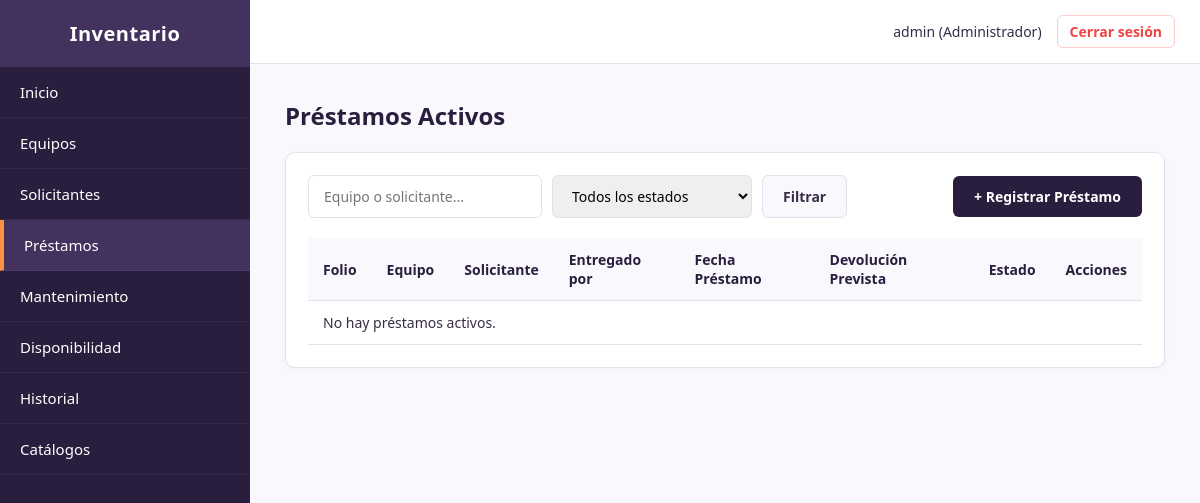
Before: /pages/prestamos/prestamos.php (signed in) with the older database file.
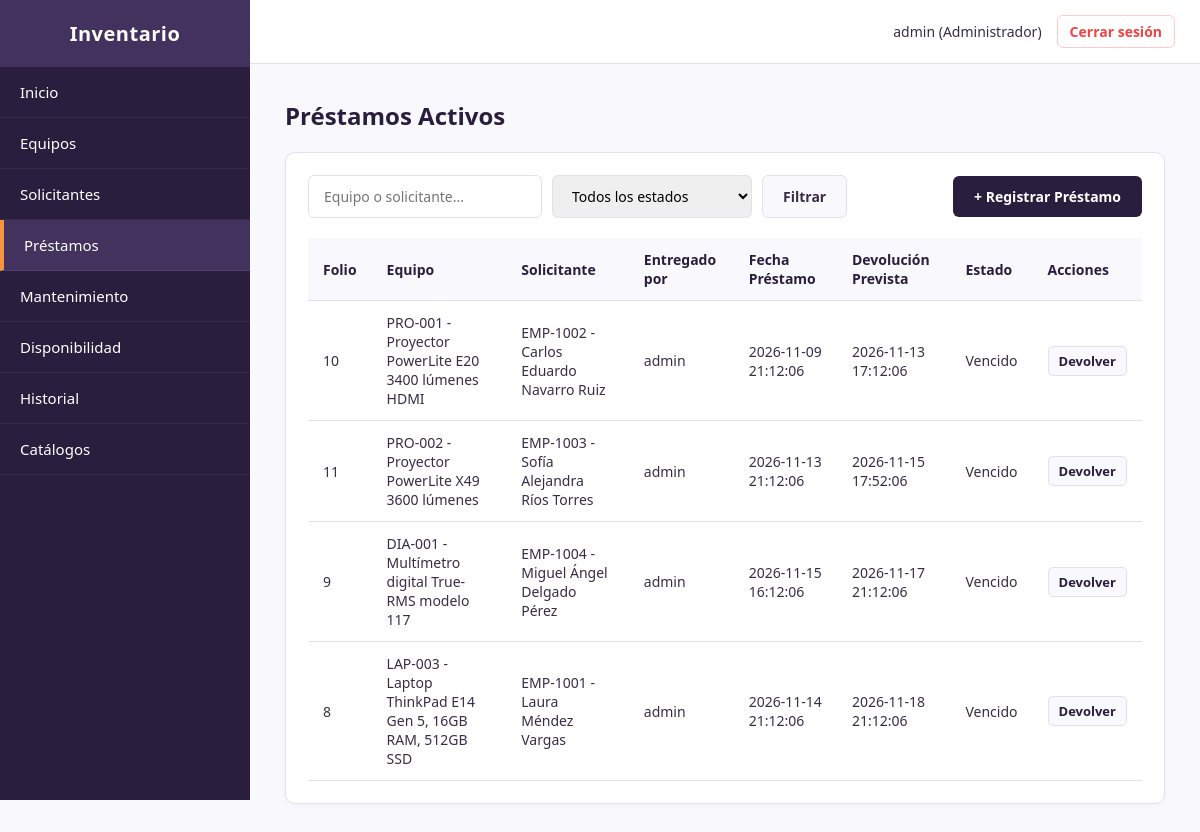
After: the same page with the newer database file.
### tables this page shows
CREATE TABLE IF NOT EXISTS prestamos (
    id_prestamo INT AUTO_INCREMENT PRIMARY KEY,
    id_inventario VARCHAR(50) NOT NULL,
    id_solicitante INT NOT NULL,
    id_usuario_entrega INT NOT NULL,
    id_usuario_recepcion INT DEFAULT NULL,
    fecha_prestamo DATETIME NOT NULL DEFAULT CURRENT_TIMESTAMP,
    fecha_prevista_devolucion DATETIME NOT NULL,
    fecha_recepcion DATETIME DEFAULT NULL,
    condicion_regreso TEXT DEFAULT NULL,
    CONSTRAINT chk_fecha_prevista CHECK (fecha_prevista_devolucion >= fecha_prestamo),
    CONSTRAINT chk_fecha_recepcion CHECK (fecha_recepcion IS NULL OR fecha_recepcion >= fecha_prestamo),
    FOREIGN KEY (id_inventario) REFERENCES equipos(id_inventario) ON DELETE RESTRICT ON UPDATE CASCADE,
    FOREIGN KEY (id_solicitante) REFERENCES solicitantes(id_solicitante) ON DELETE RESTRICT ON UPDATE CASCADE,
    FOREIGN KEY (id_usuario_entrega) REFERENCES usuarios_app(id_usuario) ON DELETE RESTRICT ON UPDATE CASCADE,
    FOREIGN KEY (id_usuario_recepcion) REFERENCES usuarios_app(id_usuario) ON DELETE RESTRICT ON UPDATE CASCADE
);

CREATE TABLE IF NOT EXISTS equipos (
    id_inventario VARCHAR(50) PRIMARY KEY,
    descripcion VARCHAR(200) NOT NULL,
    id_categoria INT NOT NULL,
    id_marca INT NOT NULL,
    condicion_actual ENUM('Disponible', 'Prestado', 'Mantenimiento', 'Baja') DEFAULT 'Disponible',
    FOREIGN KEY (id_categoria) REFERENCES categorias(id_categoria) ON DELETE RESTRICT ON UPDATE CASCADE,
    FOREIGN KEY (id_marca) REFERENCES marcas(id_marca) ON DELETE RESTRICT ON UPDATE CASCADE
);

CREATE TABLE IF NOT EXISTS solicitantes (
    id_solicitante INT AUTO_INCREMENT PRIMARY KEY,
    numero_institucional VARCHAR(50) UNIQUE NOT NULL,
    nombre VARCHAR(150) NOT NULL,
    id_departamento INT NOT NULL,
    FOREIGN KEY (id_departamento) REFERENCES departamentos(id_departamento) ON DELETE RESTRICT ON UPDATE CASCADE
);

CREATE TABLE IF NOT EXISTS usuarios_app (
    id_usuario INT AUTO_INCREMENT PRIMARY KEY,
    username VARCHAR(50) UNIQUE NOT NULL,
    password_hash VARCHAR(255) NOT NULL,
    rol ENUM('Administrador', 'Consulta') NOT NULL
);

### includes/auth.php (called while the page is built, shortened)
<?php
function esAdmin() {
    return ($_SESSION['rol'] ?? '') === 'Administrador';
}

### pages/prestamos/prestamos.php (the view, shortened to what this page needs)
<?php
$base = '../../';
require_once $base . 'includes/auth.php';
require_once $base . 'includes/conexion.php';
$buscar = trim($_GET['buscar'] ?? '');
$sql = 'SELECT p.id_prestamo, p.id_inventario, e.descripcion AS equipo,
               s.numero_institucional, s.nombre AS solicitante,
               u.username AS entregado_por,
               p.fecha_prestamo, p.fecha_prevista_devolucion,
               (p.fecha_prevista_devolucion < NOW()) AS esta_vencido
        FROM prestamos p
        INNER JOIN equipos e ON p.id_inventario = e.id_inventario
        INNER JOIN solicitantes s ON p.id_solicitante = s.id_solicitante
        INNER JOIN usuarios_app u ON p.id_usuario_entrega = u.id_usuario
        WHERE p.fecha_recepcion IS NULL';
$params = [];
$sql .= ' ORDER BY p.fecha_prevista_devolucion ASC';
$stmt = $pdo->prepare($sql);
$stmt->execute($params);
$prestamos = $stmt->fetchAll();
require $base . 'includes/header.php';
?>
            <h1>Préstamos Activos</h1>
            <div class="panel">
                <div class="toolbar">
                    <form action="prestamos.php" method="GET" class="filters">
                        <input type="text" name="buscar" placeholder="Equipo o solicitante..." class="input-search" value="<?= htmlspecialchars($buscar) ?>">
                        <select name="estado" class="select-filter">
                            <option value="">Todos los estados</option>
                        </select>
                        <button type="submit" class="btn-secondary">Filtrar</button>
                    </form>
                    <?php if (esAdmin()): ?>
                        <a href="registrar.php" class="btn-primary btn-add">+ Registrar Préstamo</a>
                    <?php endif; ?>
                </div>
                <div class="table-container">
                    <table class="data-table">
                        <thead>
                            <tr>
                                <th>Folio</th>
                                <th>Equipo</th>
                                <th>Solicitante</th>
                                <th>Entregado por</th>
                                <th>Fecha Préstamo</th>
                                <th>Devolución Prevista</th>
                                <th>Estado</th>
                                <?php if (esAdmin()): ?>
                                    <th>Acciones</th>
                                <?php endif; ?>
                            </tr>
                        </thead>
                        <tbody>
                            <?php if (empty($prestamos)): ?>
                                <tr><td colspan="<?= esAdmin() ? 8 : 7 ?>">No hay préstamos activos.</td></tr>
                            <?php else: ?>
                                <?php foreach ($prestamos as $fila): ?>
                                    <tr>
                                        <td><?= $fila['id_prestamo'] ?></td>
                                        <td><?= htmlspecialchars($fila['id_inventario'] . ' - ' . $fila['equipo']) ?></td>
                                        <td><?= htmlspecialchars($fila['numero_institucional'] . ' - ' . $fila['solicitante']) ?></td>
                                        <td><?= htmlspecialchars($fila['entregado_por']) ?></td>
                                        <td><?= htmlspecialchars($fila['fecha_prestamo']) ?></td>
                                        <td><?= htmlspecialchars($fila['fecha_prevista_devolucion']) ?></td>
                                        <td><?= $fila['esta_vencido'] ? 'Vencido' : 'Vigente' ?></td>
                                        <?php if (esAdmin()): ?>
                                            <td>
                                                <div class="table-actions">
                                                    <a href="devolucion.php?id=<?= $fila['id_prestamo'] ?>" class="action-link">Devolver</a>
                                                </div>
                                            </td>
                                        <?php endif; ?>
                                    </tr>
                                <?php endforeach; ?>
                            <?php endif; ?>
                        </tbody>
                    </table>
                </div>
            </div>
<?php
require $base . 'includes/footer.php';
?>

Changed rows visible on the page:
added prestamos: id_prestamo "10", id_inventario.descripcion "PRO-001 - Proyector PowerLite E20 3400 lúmenes HDMI", id_solicitante.nombre "EMP-1002 - Carlos Eduardo Navarro Ruiz", id_usuario_entrega.username "admin", fecha_prestamo "2026-11-09 21:12:06", fecha_prevista_devolucion "2026-11-13 17:12:06"
added prestamos: id_prestamo "11", id_inventario.descripcion "PRO-002 - Proyector PowerLite X49 3600 lúmenes", id_solicitante.nombre "EMP-1003 - Sofía Alejandra Ríos Torres", id_usuario_entrega.username "admin", fecha_prestamo "2026-11-13 21:12:06", fecha_prevista_devolucion "2026-11-15 17:52:06"
added prestamos: id_prestamo "9", id_inventario.descripcion "DIA-001 - Multímetro digital True-RMS modelo 117", id_solicitante.nombre "EMP-1004 - Miguel Ángel Delgado Pérez", id_usuario_entrega.username "admin", fecha_prestamo "2026-11-15 16:12:06", fecha_prevista_devolucion "2026-11-17 21:12:06"
added prestamos: id_prestamo "8", id_inventario.descripcion "LAP-003 - Laptop ThinkPad E14 Gen 5, 16GB RAM, 512GB SSD", id_solicitante.nombre "EMP-1001 - Laura Méndez Vargas", id_usuario_entrega.username "admin", fecha_prestamo "2026-11-14 21:12:06", fecha_prevista_devolucion "2026-11-18 21:12:06"
Other visible differences:
text no longer shown: "No hay préstamos activos."
